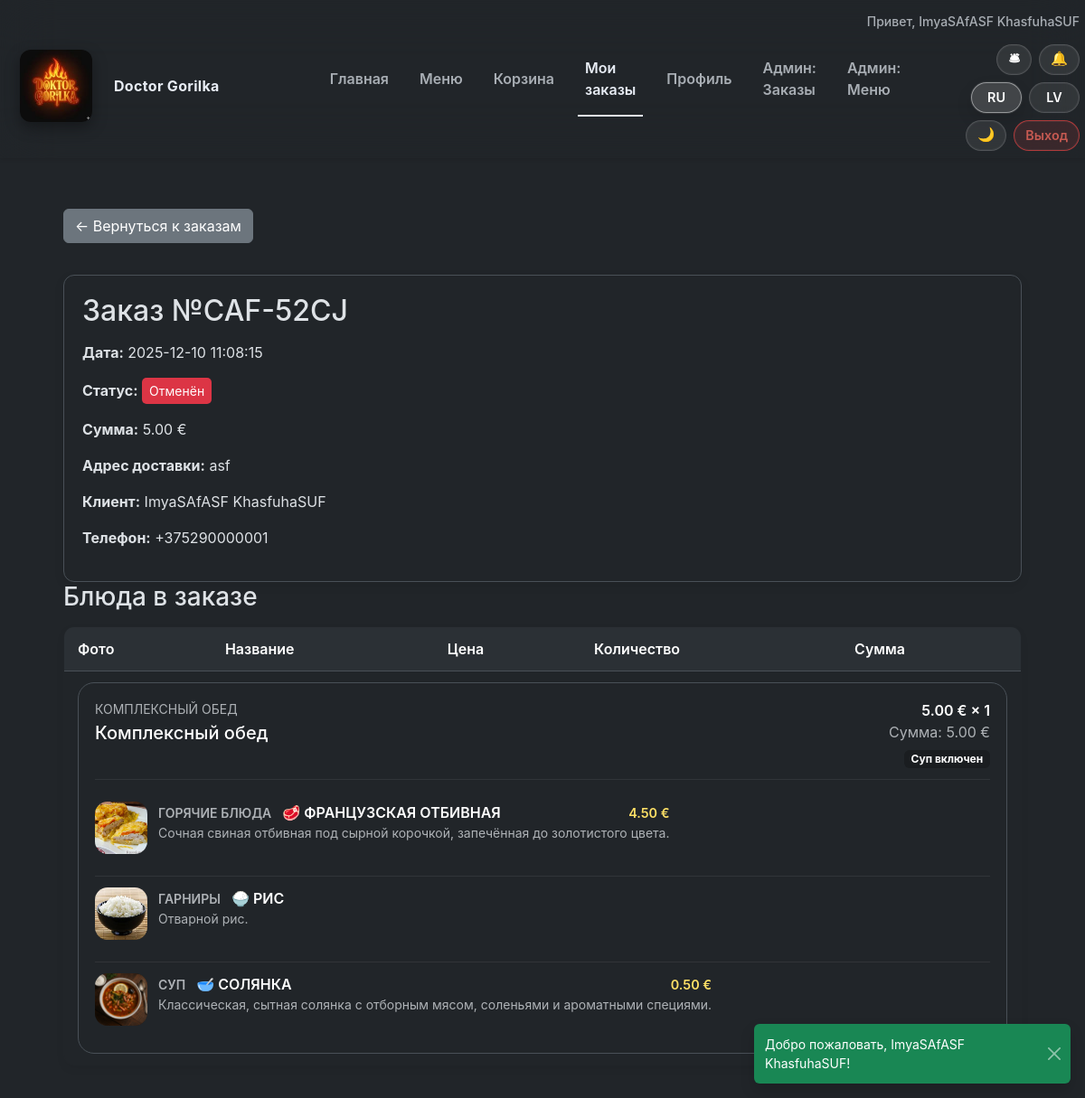
Page /orders/view?code=CAF-52CJ (signed in) on the committed database.
### tables this page shows
CREATE TABLE orders (
        id INTEGER PRIMARY KEY AUTOINCREMENT,
        user_id INTEGER NOT NULL,
        created_at TEXT DEFAULT CURRENT_TIMESTAMP,
        status TEXT CHECK(status IN ('pending','new','cooking','ready','delivered','cancelled')) DEFAULT 'pending',
        total_price REAL,
        delivery_address TEXT, order_code TEXT,
        FOREIGN KEY (user_id) REFERENCES users(id)
    );

CREATE TABLE order_items (
    id INTEGER PRIMARY KEY AUTOINCREMENT,
    order_id INTEGER NOT NULL,
    menu_id INTEGER NOT NULL,
    quantity INTEGER NOT NULL, combo_details TEXT,
    FOREIGN KEY (order_id) REFERENCES "orders_old"(id),
    FOREIGN KEY (menu_id) REFERENCES menu(id)
);

### src/Infrastructure/ViewRenderer.php (called while the page is built, shortened)
<?php
class ViewRenderer
{
    public function render(string $view, array $params = []): string
    {
        $viewFile = $this->basePath . '/' . $view . '.php';
        extract($params, EXTR_SKIP);
        require $viewFile;
        $content = ob_get_clean();
        if ($this->layout && file_exists($this->layout)) {
            return ob_get_clean();
        }
        return $content;
    }
}

### src/Application/Controller/OrderController.php (called while the page is built, shortened)
<?php
class OrderController
{
    public function view(): string
    {
        $orderCode = trim($_GET['code'] ?? '');
        $order = $orderCode !== '' ? $this->orderService->getOrderByCode($orderCode) : null;
        $orderCode = $order->orderCode ?? $orderCode;
        $isAdmin = $this->session->get('role') === 'admin';
        return $this->view->render('orders/view', [
            'title' => 'Doctor Gorilka — ' . translate('orders.view.title', ['id' => $orderCode ?: $order->id]),
            'order' => $order,
            'isAdmin' => $isAdmin,
            'orderId' => $order->id,
            'orderCode' => $orderCode,
        ]);
    }
}

### src/Infrastructure/Router.php (called while the page is built, shortened)
<?php
class Router
{
    private array $routes = [];
    public function addRoute(string $method, string $path, callable $handler): void
    {
        $normalized = $this->normalizePath($path);
        $this->routes[$method][$normalized] = $handler;
    }
    public function dispatch(string $method, string $uri): mixed
    {
        $path = $this->normalizePath(parse_url($uri, PHP_URL_PATH) ?: '/');
        $method = strtoupper($method);
        if (isset($this->routes[$method][$path])) {
            return call_user_func($this->routes[$method][$path]);
        }
        return translate('errors.not_found');
    }
    private function normalizePath(string $path): string
    {
        $path = rtrim($path, '/');
        return $path === '' ? '/' : $path;
    }
}

### src/Application/App.php (called while the page is built, shortened)
<?php
class App
{
    private Router $router;
    private function __construct(Router $router, ViewRenderer $view)
    {
        $this->router = $router;
    }
    public function run(): mixed
    {
        $method = $_SERVER['REQUEST_METHOD'] ?? 'GET';
        $uri = $_SERVER['REQUEST_URI'] ?? '/';
        return $this->router->dispatch($method, $uri);
    }
}

### src/Infrastructure/Repository/OrderRepository.php (called while the page is built, shortened)
<?php
class OrderRepository implements OrderRepositoryInterface
{
    public function findByCode(string $code): ?Order
    {
        $stmt = $this->prepare("SELECT orders.*, users.first_name, users.last_name, users.phone, users.username
            FROM orders
            LEFT JOIN users ON users.id = orders.user_id
            WHERE orders.order_code = :code");
        $stmt->bindValue(':code', $code, SQLITE3_TEXT);
        $row = $stmt->execute()->fetchArray(SQLITE3_ASSOC);
        $order = $this->mapOrder($row);
        if (isset($row['first_name']) || isset($row['last_name']) || isset($row['username'])) {
            $order->customerName = trim(($row['first_name'] ?? '') . ' ' . ($row['last_name'] ?? '')) ?: ($row['username'] ?? null);
        }
        $order->customerPhone = $row['phone'] ?? null;
        return $order;
    }
    private function mapOrder(array $row): Order
    {
        $customerName = null;
        if (isset($row['first_name']) || isset($row['last_name']) || isset($row['username'])) {
            $customerName = trim(($row['first_name'] ?? '') . ' ' . ($row['last_name'] ?? ''));
        }
        $customerPhone = $row['phone'] ?? null;
        return new Order(
            id: (int)$row['id'],
            userId: (int)$row['user_id'],
            status: $row['status'],
            totalPrice: (float)$row['total_price'],
            createdAt: $row['created_at'],
            deliveryAddress: $row['delivery_address'] ?? null,
            orderCode: $row['order_code'] ?? null,
            items: $this->fetchItems((int)$row['id']),
            customerName: $customerName,
            customerPhone: $customerPhone
        );
    }
    private function fetchItems(int $orderId): array
    {
        $stmt = $this->prepare("SELECT order_items.*, menu.title, menu.price AS menu_price, menu.image_url,
            menu.name_original, menu.name_ru, menu.name_lv
            FROM order_items
            JOIN menu ON menu.id = order_items.menu_id
            WHERE order_items.order_id = :oid");
        $stmt->bindValue(':oid', $orderId, SQLITE3_INTEGER);
        $result = $stmt->execute();
        $items = [];
        while ($row = $result->fetchArray(SQLITE3_ASSOC)) {
            $comboDetails = null;
            if (!empty($row['combo_details'])) {
                $decoded = json_decode($row['combo_details'], true);
                if (is_array($decoded)) {
                    $comboDetails = $decoded;
                }
            }
            $price = (float)($row['menu_price'] ?? 0);
            if ($comboDetails && isset($comboDetails['price'])) {
                $price = (float)$comboDetails['price'];
            }
            $items[] = new OrderItem(
                menuId: (int)$row['menu_id'],
                title: $this->resolveOrderItemTitle($row),
                price: $price,
                quantity: (int)$row['quantity'],
                imageUrl: $row['image_url'] ?? null,
                comboDetails: $comboDetails
            );
        }
        return $items;
    }
    private function resolveOrderItemTitle(array $row): string
    {
        if (!empty($row['name_original'])) {
            return $row['name_original'];
        }
        return translate('common.dish');
    }
    private function prepare(string $sql): SQLite3Stmt
    {
        return $this->db->prepare($sql);
    }
}

### src/Application/Service/OrderService.php (called while the page is built, shortened)
<?php
class OrderService
{
    public function getOrderByCode(string $orderCode): ?\App\Domain\Order
    {
        return $this->orders->findByCode($orderCode);
    }
}

### src/helpers.php (called while the page is built, shortened)
<?php
function localizationConfig(): array
{
    static $config;
    if ($config === null) {
        $config = require __DIR__ . '/../config/localization.php';
    }
    return $config;
}
function availableLocales(): array
{
    $config = localizationConfig();
    return $config['locales'] ?? [];
}
function currentLocale(): string
{
    $available = array_keys(availableLocales());
    $default = $available[0] ?? 'ru';
    return $default;
}
function translate(string $key, array $replace = [], ?string $locale = null): string
{
    $locale ??= currentLocale();
    $config = localizationConfig();
    $phrases = $config['phrases'] ?? [];
    $fallbackLocale = $config['fallback'] ?? 'ru';
    $value = $phrases[$locale][$key] ?? $phrases[$fallbackLocale][$key] ?? $key;
    foreach ($replace as $needle => $replacement) {
        $value = str_replace(':' . $needle, $replacement, $value);
    }
    return $value;
}
function translateStatus(?string $status): string
{
    return translate('status.' . $status);
}

### src/Domain/OrderItem.php (called while the page is built, shortened)
<?php
class OrderItem
{
    public function sum(): float
    {
        return $this->price * $this->quantity;
    }
    public function isCombo(): bool
    {
        return !empty($this->comboDetails);
    }
}

### autoload.php (called while the page is built, shortened)
<?php
spl_autoload_register(function (string $class): void {
    $prefixes = [
        'App\\' => __DIR__ . '/src/',
        'Carbon\\' => __DIR__ . '/src/Carbon/',
    ];
    foreach ($prefixes as $prefix => $dir) {
        if (strncmp($prefix, $class, strlen($prefix)) !== 0) {
            continue;
        }
        $relativeClass = substr($class, strlen($prefix));
        $file = $dir . str_replace('\\', '/', $relativeClass) . '.php';
    }
});

### resources/views/orders/view.php (the view, shortened to what this page needs)
<div class="page-container">
<?php $backUrl = $isAdmin ? '/admin/orders' : '/orders'; ?>
<div class="actions mt-20 mb-15">
    <a class="btn btn-secondary" href="<?= $backUrl ?>"><?= htmlspecialchars(translate('common.back_to_orders')) ?></a>
</div>
<div class="card-panel summary-card">
    <h2><?= htmlspecialchars(translate('orders.view.title', ['id' => $orderCode ?? $orderId])) ?></h2>
    <p><b><?= htmlspecialchars(translate('orders.view.date')) ?></b> <?= $order->createdAt ?></p>
    <p><b><?= htmlspecialchars(translate('orders.view.status')) ?></b>
        <span class="status status-<?= htmlspecialchars($order->status) ?>"><?= htmlspecialchars(translateStatus($order->status)) ?></span>
    </p>
    <p><b><?= htmlspecialchars(translate('orders.view.total')) ?></b> <?= number_format($order->totalPrice, 2, '.', ' ') ?> €</p>
    <p><b><?= htmlspecialchars(translate('orders.view.address')) ?></b> <?= nl2br(htmlspecialchars($order->deliveryAddress ?? '—')) ?></p>
    <?php if ($isAdmin): ?>
        <p><b><?= htmlspecialchars(translate('orders.view.customer')) ?></b> <?= htmlspecialchars($order->customerName ?? translate('orders.view.user_placeholder', ['id' => $order->userId])) ?></p>
        <p><b><?= htmlspecialchars(translate('orders.view.phone')) ?></b> <?= htmlspecialchars($order->customerPhone ?? translate('orders.view.phone_unknown')) ?></p>
    <?php endif; ?>
</div>
<h3><?= htmlspecialchars(translate('orders.view.dishes')) ?></h3>
<table class="table">
    <tr>
        <th><?= htmlspecialchars(translate('cart.table.photo')) ?></th>
        <th><?= htmlspecialchars(translate('cart.table.name')) ?></th>
        <th><?= htmlspecialchars(translate('cart.table.price')) ?></th>
        <th><?= htmlspecialchars(translate('cart.table.quantity')) ?></th>
        <th><?= htmlspecialchars(translate('cart.table.sum')) ?></th>
    </tr>
    <?php foreach ($order->items as $item): ?>
        <?php if ($item->isCombo()): ?>
            <?php $combo = $item->comboDetails; $comboItems = $combo['items'] ?? []; $selection = $combo['selection'] ?? []; ?>
            <tr class="combo-order-row">
                <td colspan="5">
                    <div class="combo-order-card">
                        <div class="combo-order-header">
                            <div>
                                <p class="text-uppercase text-muted small mb-1"><?= htmlspecialchars(translate('orders.view.combo_title')) ?></p>
                                <h5 class="mb-0"><?= htmlspecialchars($combo['title'] ?? $item->title) ?></h5>
                            </div>
                            <div class="text-end">
                                <div class="fw-semibold">
                                    <?= number_format($item->price, 2, '.', ' ') ?> € × <?= $item->quantity ?>
                                </div>
                                <div class="text-muted"><?= htmlspecialchars(translate('orders.view.combo_sum', ['sum' => number_format($item->sum(), 2, '.', ' ')])) ?></div>
                                <div class="badge bg-dark-subtle mt-2">
                                    <?= !empty($selection['soup']) ? htmlspecialchars(translate('orders.view.badge_with_soup')) : htmlspecialchars(translate('orders.view.badge_without_soup')) ?>
                                </div>
                            </div>
                        </div>
                        <div class="combo-breakdown">
                            <?php foreach ($comboItems as $comboItem): ?>
                                <?php
                                $itemLabel = $comboItem['category'] ?? translate('combo.category.extra');
                                $itemPrice = isset($comboItem['price']) ? (float)$comboItem['price'] : 0.0;
                                ?>
                                <div class="combo-breakdown-item">
                                    <div class="combo-breakdown-thumb">
                                        <?php if (!empty($comboItem['image'])): ?>
                                            <img src="/assets/images/<?= htmlspecialchars($comboItem['image']) ?>" alt="<?= htmlspecialchars($comboItem['title']) ?>">
                                        <?php else: ?>
                                            <span><?= htmlspecialchars(translate('common.no_photo')) ?></span>
                                        <?php endif; ?>
                                    </div>
                                    <div>
                                        <div class="combo-breakdown-title">
                                            <div>
                                                <span class="text-muted text-uppercase small me-2"><?= htmlspecialchars($itemLabel) ?></span>
                                                <?= htmlspecialchars($comboItem['title']) ?>
                                            </div>
                                            <?php if ($itemPrice > 0): ?>
                                                <div class="combo-item-price"><?= number_format($itemPrice, 2, '.', ' ') ?> €</div>
                                            <?php endif; ?>
                                        </div>
                                        <?php if (!empty($comboItem['description'])): ?>
                                            <div class="text-muted small text-truncate-2"><?= htmlspecialchars($comboItem['description']) ?></div>
                                        <?php else: ?>
                                            <div class="text-muted small fst-italic"><?= htmlspecialchars(translate('combo.placeholder_desc')) ?></div>
                                        <?php endif; ?>
                                    </div>
                                </div>
                            <?php endforeach; ?>
                        </div>
                    </div>
                </td>
            </tr>
            <?php continue; ?>
        <?php endif; ?>
    <?php endforeach; ?>
</table>
</div>

### rows in the picture
orders: created_at "2025-12-10 11:08:15", total_price "5.00", delivery_address "asf"
order_items: title "Комплексный обед", price "5.00", quantity "1", itemLabel "ГОРЯЧИЕ БЛЮДА", title "🥩 ФРАНЦУЗСКАЯ ОТБИВНАЯ", itemPrice "4.50", description "Сочная свиная отбивная под сырной корочкой, запечённая до золотистого цвета.", itemLabel "ГАРНИРЫ", title "🍚 РИС", description "Отварной рис.", itemLabel "СУП", title "🥣 СОЛЯНКА", itemPrice "0.50", description "Классическая, сытная солянка с отборным мясом, соленьями и ароматными специями."

### other values in the picture
translate('nav.home') "Главная"
translate('nav.menu') "Меню"
translate('nav.cart') "Корзина"
translate('nav.orders') "Мои заказы"
translate('nav.profile') "Профиль"
translate('nav.admin_orders') "Админ: Заказы"
translate('nav.admin_menu') "Админ: Меню"
$locale['short'] "RU"
$locale['short'] "LV"
translate('nav.logout') "Выход"
translate('common.back_to_orders') "← Вернуться к заказам"
translate('orders.view.date') "Дата:"
translate('orders.view.status') "Статус:"
translate('orders.view.total') "Сумма:"
translate('orders.view.address') "Адрес доставки:"
